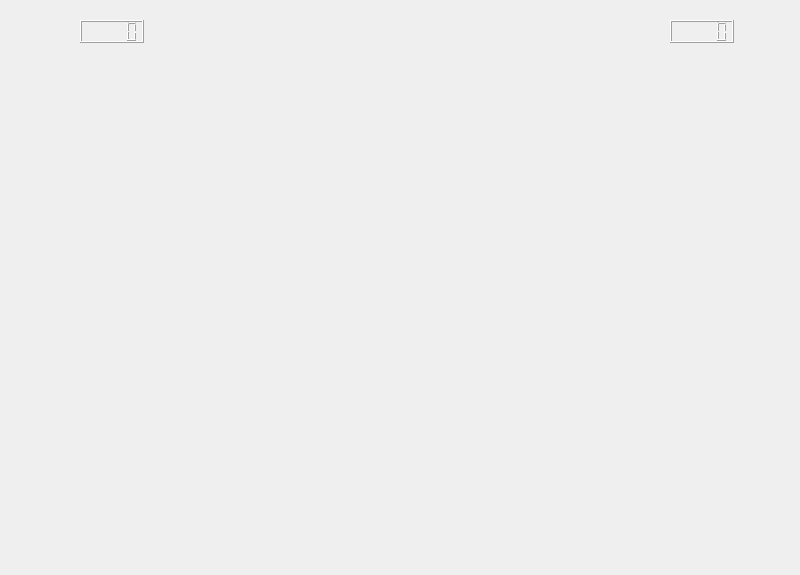
<?xml version="1.0" encoding="UTF-8"?>
<ui version="4.0">
 <class>GameWindow</class>
 <widget class="QDialog" name="GameWindow">
  <property name="geometry">
   <rect>
    <x>0</x>
    <y>0</y>
    <width>800</width>
    <height>575</height>
   </rect>
  </property>
  <property name="windowTitle">
   <string>Dialog</string>
  </property>
  <widget class="QLCDNumber" name="lcdNumber">
   <property name="geometry">
    <rect>
     <x>80</x>
     <y>20</y>
     <width>64</width>
     <height>23</height>
    </rect>
   </property>
  </widget>
  <widget class="QLCDNumber" name="lcdNumber_2">
   <property name="geometry">
    <rect>
     <x>670</x>
     <y>20</y>
     <width>64</width>
     <height>23</height>
    </rect>
   </property>
  </widget>
 </widget>
 <resources/>
 <connections/>
</ui>
